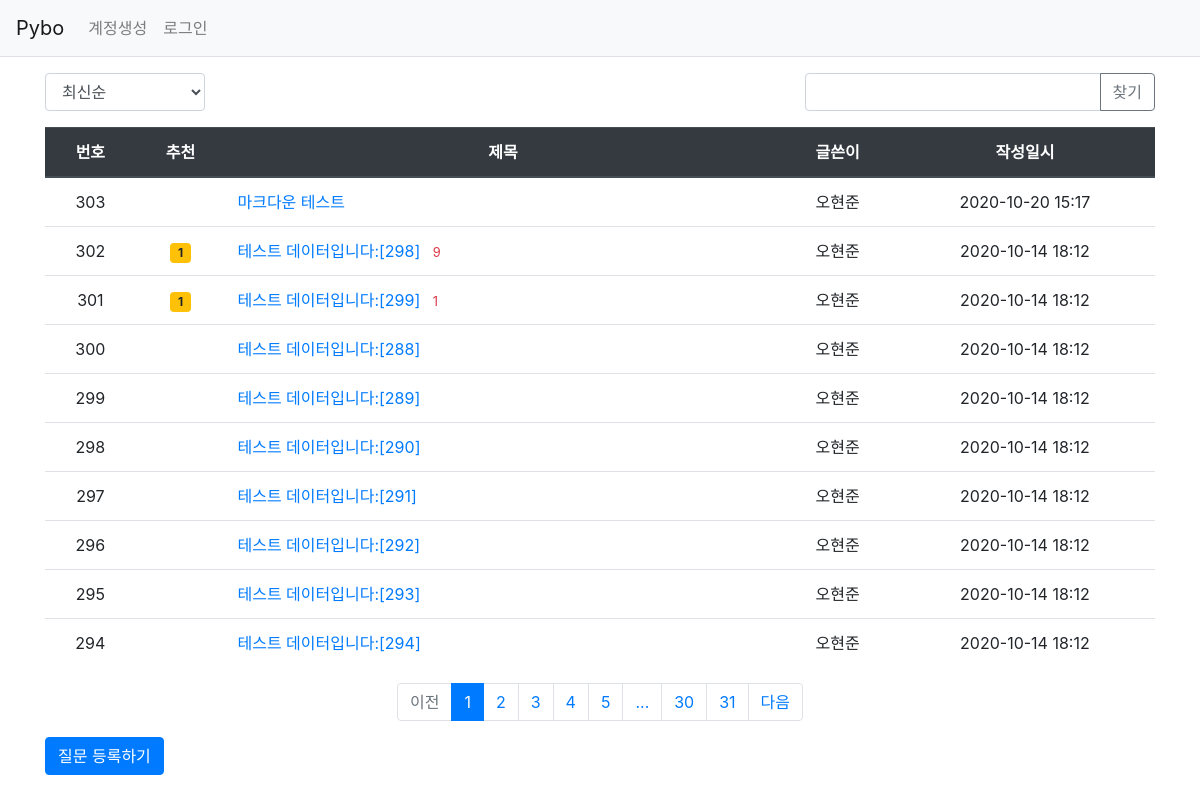
Page /question/list/ on the earlier database version.
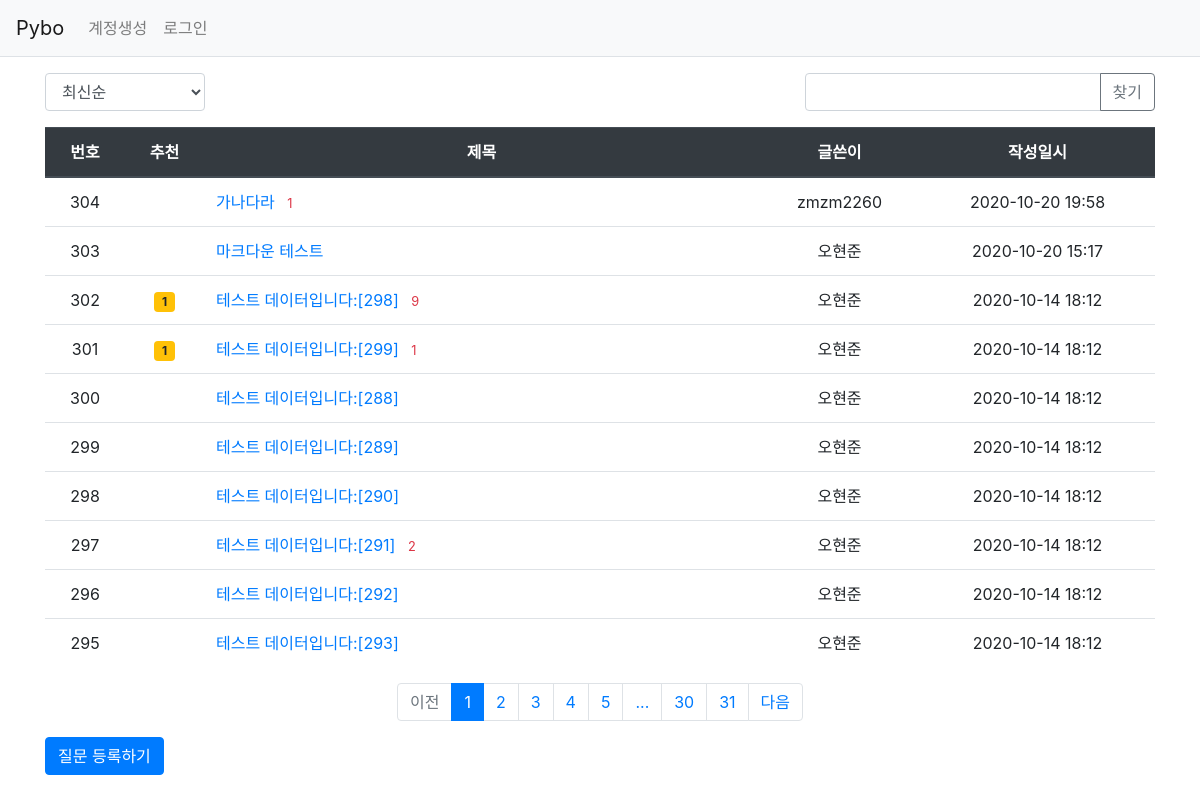
Same page on the later database version.
### pybo/models.py (models this page shows)
class Question(db.Model):
    id = db.Column(db.Integer, primary_key=True)
    subject = db.Column(db.String(100), nullable=False)
    content = db.Column(db.Text(), nullable=False)
    create_date = db.Column(db.DateTime(), nullable=False)
    user_id = db.Column(db.Integer, db.ForeignKey('user.id', ondelete='CASCADE'), nullable=False)
    user = db.relationship('User', backref=db.backref('question_set'))
    modify_date = db.Column(db.DateTime(), nullable=True)
    voter = db.relationship('User', secondary=question_voter, backref=db.backref('question_voter_set'))

class User(db.Model):
    id = db.Column(db.Integer, primary_key=True)
    username = db.Column(db.String(150), unique=True, nullable=False)
    password = db.Column(db.String(200), nullable=False)
    email = db.Column(db.String(120), unique=True, nullable=False)

### pybo/views/question_views.py (the view, shortened to what this page needs)
@bp.route('/list/')
def _list():
    page = request.args.get('page', type=int, default=1)
    kw = request.args.get('kw', type=str, default='')
    so = request.args.get('so', type=str, default='recent')
    if so == 'recommend':
        sub_query = db.session.query(question_voter.c.question_id, func.count('*').label('num_voter')) \
            .group_by(question_voter.c.question_id).subquery()
        question_list = Question.query \
            .outerjoin(sub_query, Question.id == sub_query.c.question_id) \
            .order_by(sub_query.c.num_voter.desc(), Question.create_date.desc())
    elif so == 'popular':
        sub_query = db.session.query(Answer.question_id, func.count('*').label('num_answer')) \
            .group_by(Answer.question_id).subquery()
        question_list = Question.query \
            .outerjoin(sub_query, Question.id == sub_query.c.question_id) \
            .order_by(sub_query.c.num_answer.desc(), Question.create_date.desc())
    else:  # recent
        question_list = Question.query.order_by(Question.create_date.desc())
    question_list = question_list.paginate(page, per_page=10)
    return render_template('question/question_list.html', question_list=question_list, page=page, kw=kw)

### pybo/filter.py (called while the page is built)
def format_datetime(value, fmt="%Y-%m-%d %H:%M"):
    return value.strftime(fmt)

### pybo/views/auth_views.py (called while the page is built)
@bp.before_app_request # 이 어노테이션이 적용된 함수는 라우트 함수 실행 전에 항상 먼저 실행된다.
def load_logged_in_user():
    user_id = session.get('user_id')
    if user_id is None:
        g.user = None
    else:
        g.user = User.query.get(user_id)

### pybo/templates/question/question_list.html (shortened to what this page needs)
{% extends 'base.html' %}
{% block content %}
<div class="container my-3">
	<div class="row justify-content-between my-3">
		<div class="col-2">
			<select class="form-control so">
				<option value="recent" {% if so=="recent" %}selected{% endif %}>최신순</option>
			</select>
		</div>
		<div class="col-4 input-group">
			<input type="text" class="form-control kw" value="{{ kw or '' }}">
			<div class="input-group-append">
				<button class="btn btn-outline-secondary" type="button" id="btn_search">찾기</button>
			</div>
		</div>
	</div>
	<table class="table">
		<thead>
		<tr class="text-center thead-dark">
			<th>번호</th>
			<th>추천</th>
			<th style="width:50%">제목</th>
			<th>글쓴이</th>
			<th>작성일시</th>
		</tr>
		</thead>
		<tbody>
		{% if question_list %}
		{% for question in question_list.items %}
		<tr class="text-center">
			<td>{{ question_list.total - ((question_list.page-1) * question_list.per_page) - loop.index0 }}</td>
			<td>
				{% if question.voter|length > 0 %}
				<span class="badge badge-warning px-2 py-1">{{ question.voter|length }}</span>
				{% endif %}
			</td>
			<td class="text-left">
				<a href="{{ url_for('question.detail', question_id=question.id) }}">{{ question.subject }}</a>
				{% if question.answer_set|length > 0 %}
				<span class="text-danger small ml-2">{{ question.answer_set|length }}</span>
				{% endif %}
			</td>
			<td>{{ question.user.username }}</td>
			<td>{{ question.create_date|datetime }}</td>
		</tr>
		{% endfor %}
		{% else %}
		<tr>
			<td colspan="3">질문이 없습니다.</td>
		</tr>
		{% endif %}
		</tbody>
	</table>
	<ul class="pagination justify-content-center">
		{% if question_list.has_prev %}
		<li class="page-item">
			<a class="page-link" data-page="{{ question_list.prev_num }}" href="#">이전</a>
		</li>
		{% else %}
		<li class="page-item disabled">
			<a class="page-link" tabindex="-1" aria-disabled="true" href="#">이전</a>
		</li>
		{% endif %}
		{% for page_num in question_list.iter_pages() %}
			{% if page_num %}
				{% if page_num != question_list.page %}
				<li class="page-item">
					<a class="page-link" data-page="{{ page_num }}" href="#">{{ page_num }}</a>
				</li>
				{% else %}
				<li class="page-item active" aria-current="page">
					<a class="page-link" href="#">{{ page_num }}</a>
				</li>
				{% endif %}
			{% else %}
				<li class="disabled">
					<a class="page-link" href="#">...</a>
				</li>
			{% endif %}
		{% endfor %}
		{% if question_list.has_next %}
		<li class="page-item">
			<a class="page-link" data-page="{{ question_list.next_num }}" href="#">다음</a>
		</li>
		{% else %}
		<li class="page-item disabled">
			<a class="page-link" tabindex="-1" aria-disabled="true" href="#">다음</a>
		</li>
		{% endif %}
	</ul>
	<a href="{{ url_for('question.create') }}" class="btn btn-primary">질문 등록하기</a>
</div>
{% endblock %}

Differences in the rows shown:
no longer on this page (row unchanged): Question: total "294", subject "테스트 데이터입니다:[294]", user.username "오현준", create_date "2020-10-14 18:12"
added Question: total "304", subject "가나다라", answer_set|length "1", user.username "zmzm2260", create_date "2020-10-20 19:58"
shown differently, row unchanged: Question "테스트 데이터입니다:[291]": answer_set|length (not shown) → "2"
